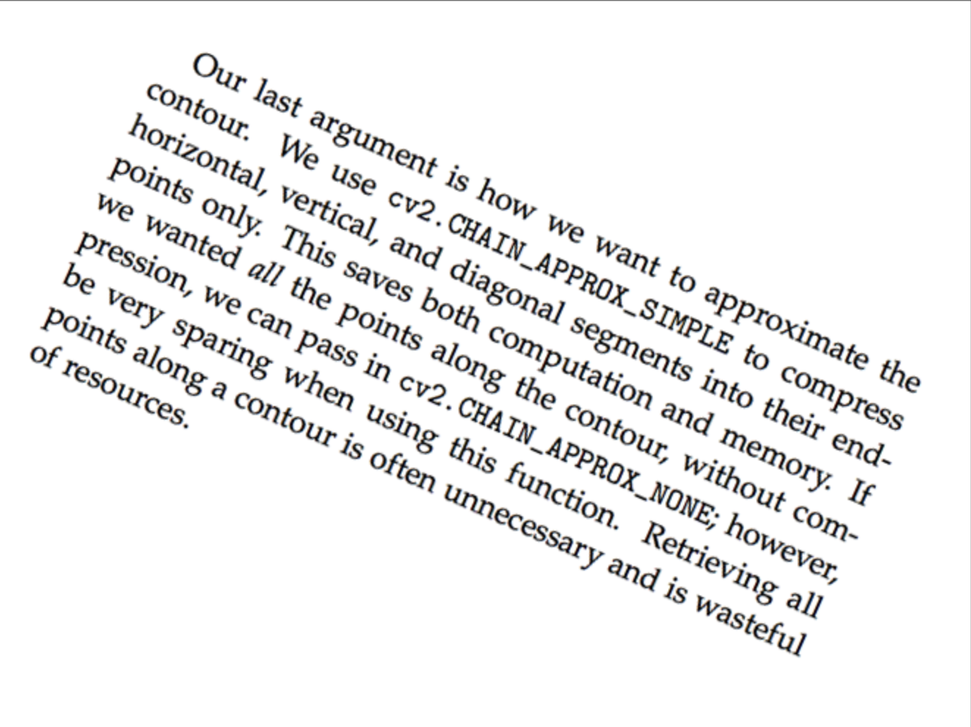
#> input picture src/python/ComputerVision/picture_rotated/img.png, 971 x 727 px, shrunk from 1323 x 990 before the run
$ python main.py
#> lines starting #> are read from the running program, lines starting #| are printed output that depends on the picture
import cv2
import numpy as np
import matplotlib.pyplot as plt

# import matplotlib as plt
image=cv2.imread("img.png")
#> image is the input picture: shape (727, 971, 3); mean B, G, R 239.8, 239.7, 239.8

# 转换为灰度图
gray = cv2.cvtColor(image, cv2.COLOR_BGR2GRAY)

# 使用Canny边缘检测
edges = cv2.Canny(gray, 50, 150, apertureSize=3)
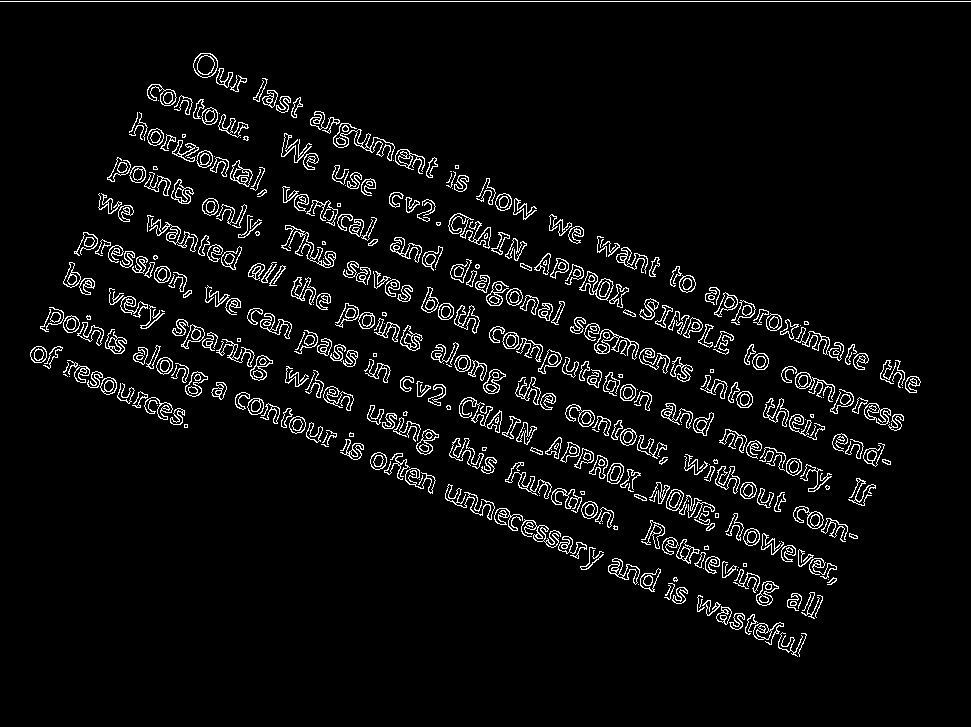
#> edges: shape (727, 971); 5.2% white in thin lines or dots

# 使用HoughLines检测直线
lines = cv2.HoughLines(edges, 1, np.pi / 180, 200)
#> lines = 74 rows, first 8: [1, 1.57], [192, 1.99], [111, 1.99], [28, 1.99], [272, 1.99], [151, 1.99], [70, 1.99], [233, 1.99]

# 计算旋转角度
angles = []
for line in lines:
    rho, theta = line[0]
    angle = np.degrees(theta)
    angles.append(angle)
#> this loop made 74 passes
#> (rho, theta, angle) on passes 1 to 12: (1, 1.57, 90), (192, 1.99, 114), (111, 1.99, 114), (28, 1.99, 114), (272, 1.99, 114), (151, 1.99, 114), (70, 1.99, 114), (233, 1.99, 114), (-13, 1.99, 114), (57, 1.99, 114), (218, 1.99, 114), (67, 1.99, 114)
#> after the loop, angles = 74 values, max 115 at index 30, min 90 at index 0, mean 113.6

# 计算平均角度
median_angle = np.median(angles)
#> median_angle = 114

# 计算需要旋转的角度
if median_angle < 45:
    rotation_angle = median_angle
else:
    rotation_angle = median_angle - 90
#> rotation_angle = 24

# 获取图片中心点
(h, w) = image.shape[:2]
#> h = 727; w = 971
center = (w // 2, h // 2)
#> center = (485, 363)

# 计算旋转矩阵
M = cv2.getRotationMatrix2D(center, rotation_angle, 1.0)
#> M = [[0.914, 0.407, -105.7], [-0.407, 0.914, 228.7]]

# 执行旋转
rotated = cv2.warpAffine(image, M, (w, h), flags=cv2.INTER_CUBIC, borderMode=cv2.BORDER_CONSTANT, borderValue=(255, 255, 255))
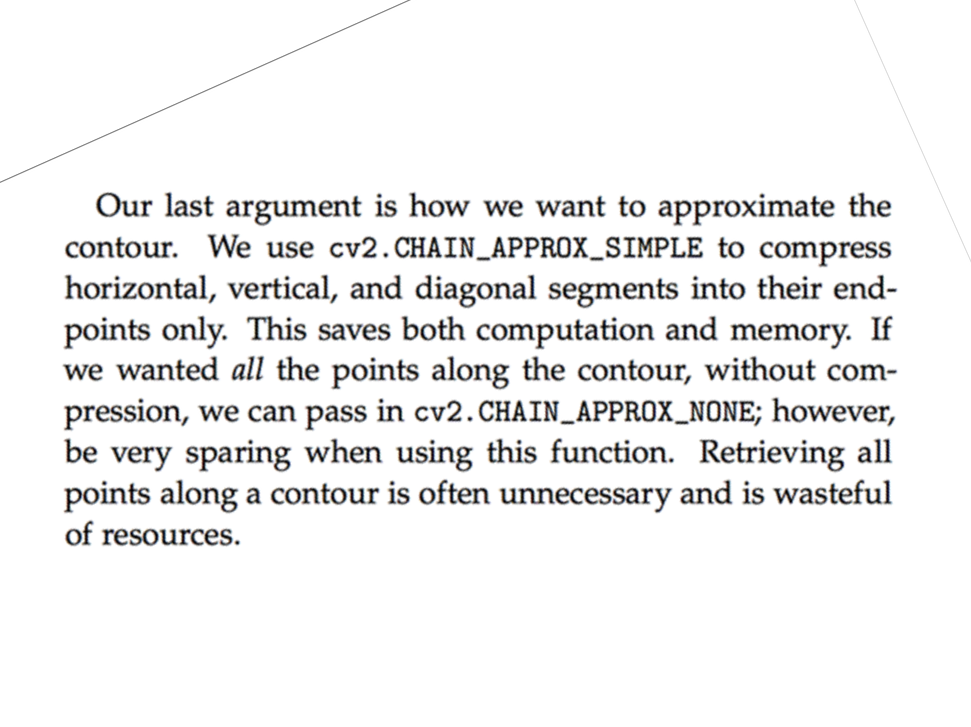
#> rotated: shape (727, 971, 3); mean B, G, R 239.9, 239.8, 239.9
rotated = cv2.cvtColor(rotated, cv2.COLOR_BGR2RGB)
# 显示结果
# 显示原始图像
plt.subplot(1, 2, 1)  # 1行2列，第1个子图
plt.imshow(image)
plt.title('Original Image')

# 显示旋转后的图像
plt.subplot(1, 2, 2)  # 1行2列，第2个子图
plt.imshow(rotated)
plt.title('Rotated Image')

# 显示图像
plt.tight_layout()  # 自动调整子图间距
plt.show()
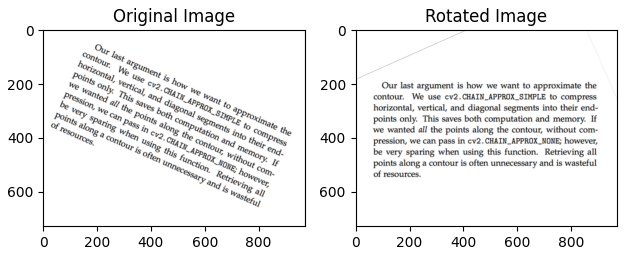
#> figure drawn by matplotlib, 2 panels; B, G, R data is drawn as R, G, B
